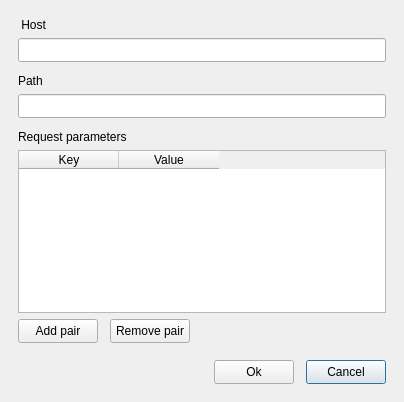
<?xml version="1.0" encoding="UTF-8"?>
<ui version="4.0">
 <class>Dialog</class>
 <widget class="QDialog" name="Dialog">
  <property name="geometry">
   <rect>
    <x>0</x>
    <y>0</y>
    <width>404</width>
    <height>402</height>
   </rect>
  </property>
  <property name="windowTitle">
   <string>Add URL</string>
  </property>
  <layout class="QGridLayout" name="gridLayout">
   <property name="leftMargin">
    <number>18</number>
   </property>
   <property name="topMargin">
    <number>18</number>
   </property>
   <property name="rightMargin">
    <number>18</number>
   </property>
   <property name="bottomMargin">
    <number>18</number>
   </property>
   <property name="horizontalSpacing">
    <number>12</number>
   </property>
   <property name="verticalSpacing">
    <number>6</number>
   </property>
   <item row="2" column="0">
    <spacer name="verticalSpacer_2">
     <property name="orientation">
      <enum>Qt::Vertical</enum>
     </property>
     <property name="sizeType">
      <enum>QSizePolicy::Fixed</enum>
     </property>
     <property name="sizeHint" stdset="0">
      <size>
       <width>20</width>
       <height>6</height>
      </size>
     </property>
    </spacer>
   </item>
   <item row="10" column="0" colspan="3">
    <spacer name="horizontalSpacer">
     <property name="orientation">
      <enum>Qt::Horizontal</enum>
     </property>
     <property name="sizeHint" stdset="0">
      <size>
       <width>40</width>
       <height>20</height>
      </size>
     </property>
    </spacer>
   </item>
   <item row="10" column="4">
    <widget class="QPushButton" name="pushButton_Cancel">
     <property name="minimumSize">
      <size>
       <width>80</width>
       <height>24</height>
      </size>
     </property>
     <property name="maximumSize">
      <size>
       <width>80</width>
       <height>24</height>
      </size>
     </property>
     <property name="text">
      <string>Cancel</string>
     </property>
    </widget>
   </item>
   <item row="7" column="0" colspan="5">
    <widget class="QTableWidget" name="tableWidget">
     <property name="selectionMode">
      <enum>QAbstractItemView::SingleSelection</enum>
     </property>
     <property name="selectionBehavior">
      <enum>QAbstractItemView::SelectRows</enum>
     </property>
     <attribute name="horizontalHeaderStretchLastSection">
      <bool>false</bool>
     </attribute>
     <column>
      <property name="text">
       <string>Key</string>
      </property>
     </column>
     <column>
      <property name="text">
       <string>Value</string>
      </property>
     </column>
    </widget>
   </item>
   <item row="4" column="0" colspan="5">
    <widget class="QLineEdit" name="lineEdit_Path">
     <property name="minimumSize">
      <size>
       <width>0</width>
       <height>24</height>
      </size>
     </property>
     <property name="maximumSize">
      <size>
       <width>16777215</width>
       <height>24</height>
      </size>
     </property>
    </widget>
   </item>
   <item row="1" column="0" colspan="5">
    <widget class="QLineEdit" name="lineEdit_Host">
     <property name="minimumSize">
      <size>
       <width>0</width>
       <height>24</height>
      </size>
     </property>
     <property name="maximumSize">
      <size>
       <width>16777215</width>
       <height>24</height>
      </size>
     </property>
    </widget>
   </item>
   <item row="8" column="0">
    <widget class="QPushButton" name="pushButton_AddPair">
     <property name="minimumSize">
      <size>
       <width>80</width>
       <height>24</height>
      </size>
     </property>
     <property name="maximumSize">
      <size>
       <width>80</width>
       <height>24</height>
      </size>
     </property>
     <property name="text">
      <string>Add pair</string>
     </property>
    </widget>
   </item>
   <item row="9" column="4">
    <spacer name="verticalSpacer">
     <property name="orientation">
      <enum>Qt::Vertical</enum>
     </property>
     <property name="sizeHint" stdset="0">
      <size>
       <width>20</width>
       <height>40</height>
      </size>
     </property>
    </spacer>
   </item>
   <item row="10" column="3">
    <widget class="QPushButton" name="pushButton_Apply">
     <property name="minimumSize">
      <size>
       <width>80</width>
       <height>24</height>
      </size>
     </property>
     <property name="maximumSize">
      <size>
       <width>80</width>
       <height>24</height>
      </size>
     </property>
     <property name="text">
      <string>Ok</string>
     </property>
    </widget>
   </item>
   <item row="8" column="1">
    <widget class="QPushButton" name="pushButton_RemovePair">
     <property name="minimumSize">
      <size>
       <width>80</width>
       <height>24</height>
      </size>
     </property>
     <property name="maximumSize">
      <size>
       <width>80</width>
       <height>24</height>
      </size>
     </property>
     <property name="text">
      <string>Remove pair</string>
     </property>
    </widget>
   </item>
   <item row="5" column="0">
    <spacer name="verticalSpacer_3">
     <property name="orientation">
      <enum>Qt::Vertical</enum>
     </property>
     <property name="sizeType">
      <enum>QSizePolicy::Fixed</enum>
     </property>
     <property name="sizeHint" stdset="0">
      <size>
       <width>20</width>
       <height>6</height>
      </size>
     </property>
    </spacer>
   </item>
   <item row="3" column="0" colspan="3">
    <widget class="QLabel" name="label_path">
     <property name="text">
      <string>Path</string>
     </property>
    </widget>
   </item>
   <item row="0" column="0" colspan="3">
    <widget class="QLabel" name="label_host">
     <property name="text">
      <string> Host</string>
     </property>
    </widget>
   </item>
   <item row="6" column="0" colspan="3">
    <widget class="QLabel" name="label_parameters">
     <property name="text">
      <string>Request parameters</string>
     </property>
    </widget>
   </item>
  </layout>
 </widget>
 <resources/>
 <connections/>
</ui>
